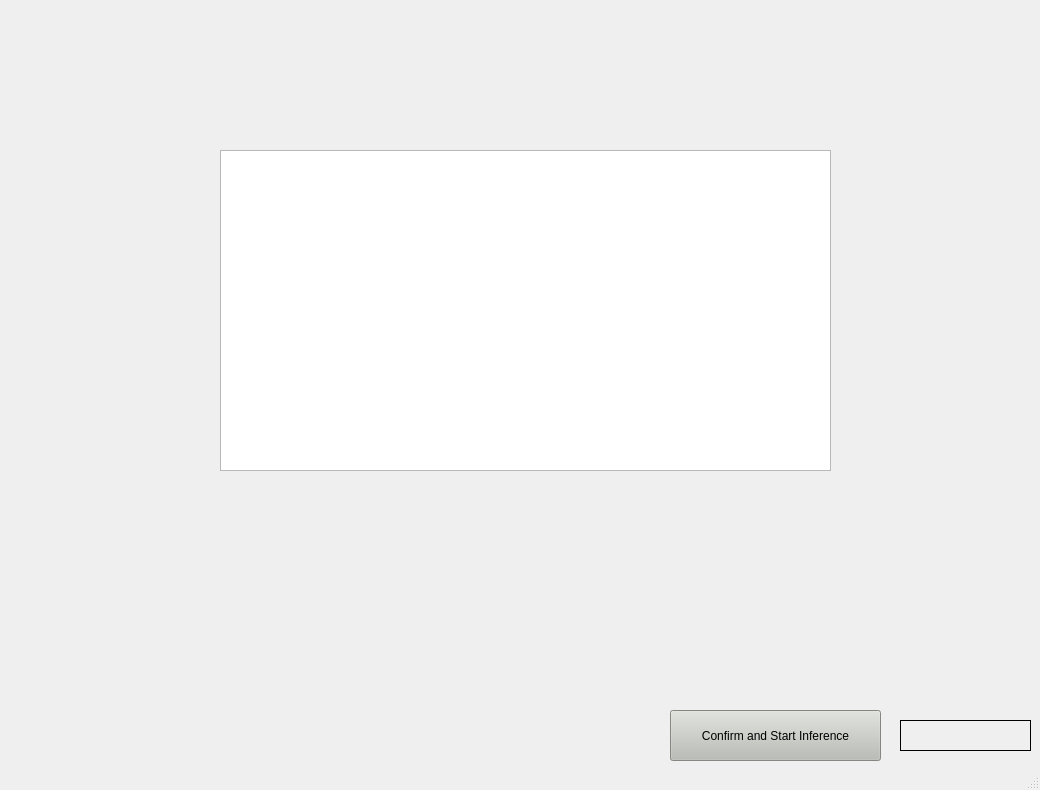
<?xml version="1.0" encoding="UTF-8"?>
<ui version="4.0">
 <class>MainWindow</class>
 <widget class="QMainWindow" name="MainWindow">
  <property name="geometry">
   <rect>
    <x>0</x>
    <y>0</y>
    <width>1040</width>
    <height>790</height>
   </rect>
  </property>
  <property name="windowTitle">
   <string>MainWindow</string>
  </property>
  <widget class="QWidget" name="centralwidget">
   <widget class="QPushButton" name="pushButton">
    <property name="geometry">
     <rect>
      <x>670</x>
      <y>710</y>
      <width>211</width>
      <height>51</height>
     </rect>
    </property>
    <property name="styleSheet">
     <string notr="true">background-color: rgb(186, 189, 182);</string>
    </property>
    <property name="text">
     <string>Confirm and Start Inference</string>
    </property>
   </widget>
   <widget class="QLabel" name="label">
    <property name="geometry">
     <rect>
      <x>900</x>
      <y>720</y>
      <width>131</width>
      <height>31</height>
     </rect>
    </property>
    <property name="styleSheet">
     <string notr="true">border-color: rgb(0, 0, 0);</string>
    </property>
    <property name="frameShape">
     <enum>QFrame::Box</enum>
    </property>
    <property name="text">
     <string/>
    </property>
   </widget>
   <widget class="QGraphicsView" name="graphicsView">
    <property name="geometry">
     <rect>
      <x>220</x>
      <y>150</y>
      <width>611</width>
      <height>321</height>
     </rect>
    </property>
   </widget>
  </widget>
  <widget class="QStatusBar" name="statusbar"/>
 </widget>
 <resources/>
 <connections/>
</ui>
